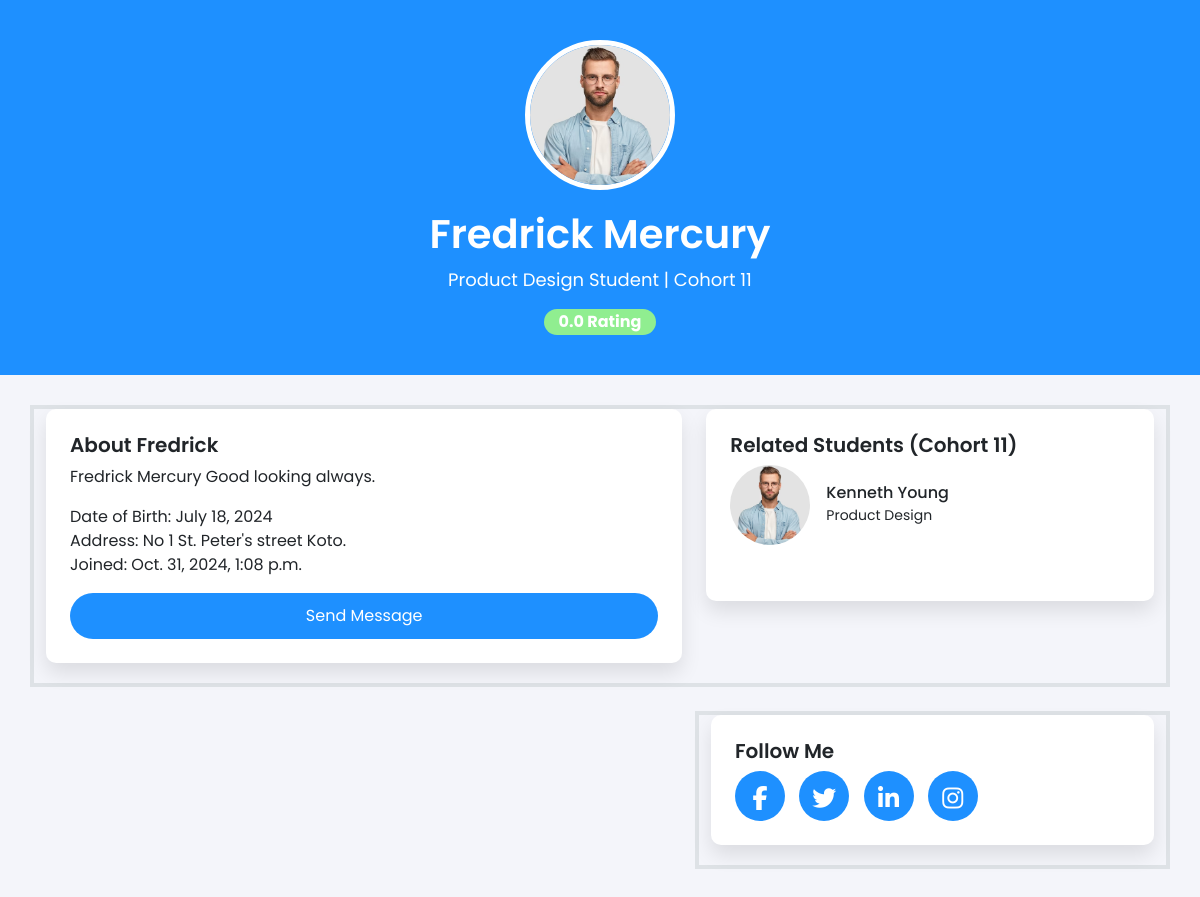
The app's page /profile/2/ with its own data.
### student/models.py (models this page shows, shortened)
class Program(models.Model):
    courses = models.CharField(max_length=500)
    grade = models.IntegerField(default=0.0)
    student= models.ForeignKey(Student,on_delete=models.CASCADE)

class Student(models.Model):
    username = models.CharField(max_length=100, unique=True)
    first_name = models.CharField(max_length=200, null=True, blank=True)
    last_name = models.CharField(max_length=200, verbose_name='last name')
    status = models.CharField(max_length=10, choices=status_choices, default='active')
    student_type = models.CharField(max_length=100, choices=student_types, default='member')
    date_join = models.DateTimeField(auto_now_add=True)
    class Meta:
        ordering = ['-date_join']

class Student_profile(models.Model):
    student = models.OneToOneField(Student,on_delete=models.CASCADE)
    bio = models.TextField()
    date_of_birth = models.DateField()
    address = models.CharField(max_length=300)
    rating = models.FloatField(default=0.0)
    profile_image = models.ImageField(upload_to='student_profile', null=True, blank=True)
    date_join = models.DateTimeField(auto_now_add=True)

class CohortGroup(models.Model):
    name= models.CharField(max_length=200)
    date_join = models.DateTimeField(auto_now_add=True)
    students=models.ManyToManyField(Student)

### student/home.py (the view)
# urls.py: path('profile/<int:student_id>/', view_profile, name='student_profile')
def view_profile(request, student_id):
    student = get_object_or_404(Student, id=student_id)
    cohort_group = student.cohortgroup_set.all().first()
    if cohort_group:
        cohort_members = Student.objects.filter(
            cohortgroup = cohort_group
        ).exclude(id=student_id)
    else:
        cohort_members = Student.objects.none()
    context= {
        'student': student,
        'cohort_members': cohort_members,
        'cohort_group': cohort_group
    }
    return render(request, 'cohorts/profile.html', context)

### templates/cohorts/profile.html (shortened to what this page needs)
{% load static %}
<!DOCTYPE html>
<html lang="en">
<head>
    <link href="https://cdn.jsdelivr.net/npm/bootstrap@5.3.0-alpha1/dist/css/bootstrap.min.css" rel="stylesheet">
    <link rel="stylesheet" href="https://cdnjs.cloudflare.com/ajax/libs/font-awesome/6.6.0/css/all.min.css">
    <link rel="stylesheet" href="{% static 'css/profile.css' %}">
</head>
<body>
    {% for program in student.program_set.all %}
    <section class="profile-header">
        <div class="container text-center">
            {% if student.student_profile.profile_image %}
                <img src="{{ student.student_profile.profile_image.url }}" alt="Profile" width="80" height="80" class="rounded-circle object-fit-cover">
            {% else %}
                <img src="{% static 'assets/img/avatar_male.jpg' %}" alt="Profile" width="80" height="80" class="rounded-circle object-fit-cover">
            {% endif %}
            <h1>{{student.first_name}} {{student.last_name}}</h1>
            <p> {{program.courses}} Student | {{cohort_group.name}}</p>
            <span class="badge badge-custom">{{student.student_profile.rating}} Rating</span>
        </div>
    </section>
    <section class="profile-content">
        <div class="container ">
            <div class="row border border-4">
                <div class="col-md-10 col-lg-7 mx-auto">
                    <div class="card p-4">
                        <h5>About {{student.first_name}}</h5>
                        <p>
                            {{student.first_name}} {{student.last_name}} {{student.student_profile.bio}}
                        </p>
                        <p>
                            Date of Birth: {{student.student_profile.date_of_birth}} <br>
                            Address: {{student.student_profile.address}}<br>
                            Joined: {{student.date_join}}
                        </p>
                        <button class="btn btn-custom">Send Message</button>
                    </div>
                </div>
                <div class="col-md-10 col-lg-5 mx-auto">
                    <div class="card p-4">
                        <h5>Related Students ({{cohort_group.name}})</h5>
                        <ul class="list-unstyled">
                            {% for related_member in cohort_members %}
                            <li class="d-flex align-items-center mb-3">
                                {% if student.student_profile.profile_image %}
                                <img src="{{ related_member.student_profile.profile_image.url }}" alt="Profile" width="80" height="80" class="rounded-circle object-fit-cover">
                                {% else %}
                                <img src="{% static 'assets/img/avatar_male.jpg' %}" alt="Profile" width="80" height="80" class="rounded-circle object-fit-cover">
                                {% endif %}
                                <div class="ms-3">
                                    <h6 class="mb-0">{{related_member.first_name}} {{related_member.last_name}}</h6>
                                    <small>{{program.courses}}</small>
                                </div>
                            </li>
                            {% endfor %}
                        </ul>
                    </div>
                </div>
            </div>
            <div class="row mt-4">
                <div class=" col-lg-7 col-sm-0">
                </div>
                <div class="col-lg-5 col-md-10 mx-auto border border-4">
                    <div class="card p-4">
                        <h5>Follow Me</h5>
                        <div class="follow-links">
                            <a href="#"><i class="fab fa-facebook-f"></i></a>
                            <a href="#"><i class="fab fa-twitter"></i></a>
                            <a href="#"><i class="fab fa-linkedin-in"></i></a>
                            <a href="#"><i class="fab fa-instagram"></i></a>
                        </div>
                    </div>
                </div>
            </div>
        </div>
    </section>
    {% endfor %}
</body>
</html>

### staticfiles/css/profile.css (style rules this page uses)
body { font-family: 'Poppins', sans-serif; background-color: #f4f5fa; }
.profile-header { background: dodgerblue; color: white; padding: 40px 0; text-align: center; }
.profile-header img { border-radius: 50%; border: 5px solid white; width: 150px; height: 150px; }
.profile-header h1 { font-weight: 600; margin-top: 20px; }
.profile-header p { font-size: 18px; color: white; }
.profile-content { padding: 30px; }
.profile-content .card { background: white; box-shadow: 0px 10px 20px rgba(0, 0, 0, 0.1); border: none; border-radius: 10px; margin-bottom: 20px; }
.profile-content .card h5 { font-weight: 600; }
.badge-custom { background-color: lightgreen; color: white; font-size: 16px; padding: 5px 15px; border-radius: 20px; }
.btn-custom { background-color: dodgerblue; color: white; padding: 10px 20px; border-radius: 25px; }
.follow-links a { display: inline-block; margin-right: 10px; color: white; font-size: 24px; background-color: dodgerblue; padding: 10px; border-radius: 50%; width: 50px; height: 50px; text-align: center; }

### records on screen
Program: student_profile.profile_image (picture), courses "Product Design"
Student: first_name "Fredrick", last_name "Mercury", student_profile.rating "0.0", student_profile.bio "Good looking always.", student_profile.date_of_birth "July 18, 2024", student_profile.address "No 1 St. Peter's street Koto.", date_join "Oct. 31, 2024, 1:08 p.m."
CohortGroup: name "Cohort 11"
Student: student_profile.profile_image (picture), first_name "Kenneth", last_name "Young"
